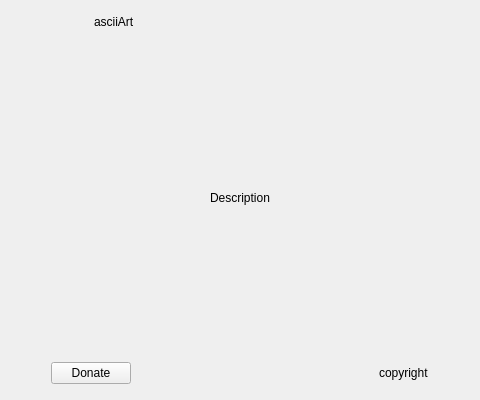
<?xml version="1.0" encoding="UTF-8"?>
<ui version="4.0">
 <class>About</class>
 <widget class="QDialog" name="About">
  <property name="geometry">
   <rect>
    <x>0</x>
    <y>0</y>
    <width>480</width>
    <height>400</height>
   </rect>
  </property>
  <property name="windowTitle">
   <string>Dialog</string>
  </property>
  <layout class="QVBoxLayout" name="verticalLayout_2">
   <item>
    <layout class="QHBoxLayout" name="horizontalLayout">
     <item>
      <spacer name="horizontalSpacer_6">
       <property name="orientation">
        <enum>Qt::Horizontal</enum>
       </property>
       <property name="sizeType">
        <enum>QSizePolicy::Preferred</enum>
       </property>
       <property name="sizeHint" stdset="0">
        <size>
         <width>20</width>
         <height>20</height>
        </size>
       </property>
      </spacer>
     </item>
     <item>
      <widget class="QLabel" name="logoLbl">
       <property name="sizePolicy">
        <sizepolicy hsizetype="Preferred" vsizetype="Preferred">
         <horstretch>0</horstretch>
         <verstretch>0</verstretch>
        </sizepolicy>
       </property>
       <property name="maximumSize">
        <size>
         <width>128</width>
         <height>128</height>
        </size>
       </property>
       <property name="text">
        <string/>
       </property>
       <property name="pixmap">
        <pixmap resource="resources.qrc">:/icons/ex0days.png</pixmap>
       </property>
       <property name="scaledContents">
        <bool>true</bool>
       </property>
      </widget>
     </item>
     <item>
      <spacer name="horizontalSpacer">
       <property name="orientation">
        <enum>Qt::Horizontal</enum>
       </property>
       <property name="sizeType">
        <enum>QSizePolicy::Preferred</enum>
       </property>
       <property name="sizeHint" stdset="0">
        <size>
         <width>50</width>
         <height>20</height>
        </size>
       </property>
      </spacer>
     </item>
     <item>
      <widget class="QLabel" name="titleLbl">
       <property name="text">
        <string>asciiArt</string>
       </property>
      </widget>
     </item>
     <item>
      <spacer name="horizontalSpacer_2">
       <property name="orientation">
        <enum>Qt::Horizontal</enum>
       </property>
       <property name="sizeType">
        <enum>QSizePolicy::Expanding</enum>
       </property>
       <property name="sizeHint" stdset="0">
        <size>
         <width>40</width>
         <height>20</height>
        </size>
       </property>
      </spacer>
     </item>
     <item alignment="Qt::AlignTop">
      <widget class="QPushButton" name="closeButton">
       <property name="text">
        <string/>
       </property>
       <property name="icon">
        <iconset>
         <normaloff>:/icons/close.jpg</normaloff>:/icons/close.jpg</iconset>
       </property>
       <property name="flat">
        <bool>true</bool>
       </property>
      </widget>
     </item>
    </layout>
   </item>
   <item>
    <layout class="QVBoxLayout" name="verticalLayout">
     <item>
      <spacer name="verticalSpacer">
       <property name="orientation">
        <enum>Qt::Vertical</enum>
       </property>
       <property name="sizeType">
        <enum>QSizePolicy::Expanding</enum>
       </property>
       <property name="sizeHint" stdset="0">
        <size>
         <width>20</width>
         <height>92</height>
        </size>
       </property>
      </spacer>
     </item>
     <item alignment="Qt::AlignHCenter">
      <widget class="QLabel" name="descLbl">
       <property name="text">
        <string>Description</string>
       </property>
      </widget>
     </item>
     <item>
      <spacer name="verticalSpacer_2">
       <property name="orientation">
        <enum>Qt::Vertical</enum>
       </property>
       <property name="sizeHint" stdset="0">
        <size>
         <width>20</width>
         <height>92</height>
        </size>
       </property>
      </spacer>
     </item>
    </layout>
   </item>
   <item>
    <layout class="QHBoxLayout" name="horizontalLayout_2">
     <item>
      <spacer name="horizontalSpacer_4">
       <property name="orientation">
        <enum>Qt::Horizontal</enum>
       </property>
       <property name="sizeType">
        <enum>QSizePolicy::Preferred</enum>
       </property>
       <property name="sizeHint" stdset="0">
        <size>
         <width>40</width>
         <height>20</height>
        </size>
       </property>
      </spacer>
     </item>
     <item>
      <widget class="QPushButton" name="donateButton">
       <property name="text">
        <string>Donate</string>
       </property>
       <property name="icon">
        <iconset resource="resources.qrc">
         <normaloff>:/icons/donate.png</normaloff>:/icons/donate.png</iconset>
       </property>
      </widget>
     </item>
     <item>
      <spacer name="horizontalSpacer_3">
       <property name="orientation">
        <enum>Qt::Horizontal</enum>
       </property>
       <property name="sizeHint" stdset="0">
        <size>
         <width>40</width>
         <height>20</height>
        </size>
       </property>
      </spacer>
     </item>
     <item>
      <widget class="QLabel" name="copyrightLbl">
       <property name="text">
        <string>copyright</string>
       </property>
      </widget>
     </item>
     <item>
      <spacer name="horizontalSpacer_5">
       <property name="orientation">
        <enum>Qt::Horizontal</enum>
       </property>
       <property name="sizeType">
        <enum>QSizePolicy::Preferred</enum>
       </property>
       <property name="sizeHint" stdset="0">
        <size>
         <width>40</width>
         <height>20</height>
        </size>
       </property>
      </spacer>
     </item>
    </layout>
   </item>
   <item>
    <spacer name="verticalSpacer_3">
     <property name="orientation">
      <enum>Qt::Vertical</enum>
     </property>
     <property name="sizeType">
      <enum>QSizePolicy::Fixed</enum>
     </property>
     <property name="sizeHint" stdset="0">
      <size>
       <width>20</width>
       <height>5</height>
      </size>
     </property>
    </spacer>
   </item>
  </layout>
 </widget>
 <resources>
  <include location="resources.qrc"/>
 </resources>
 <connections/>
</ui>
